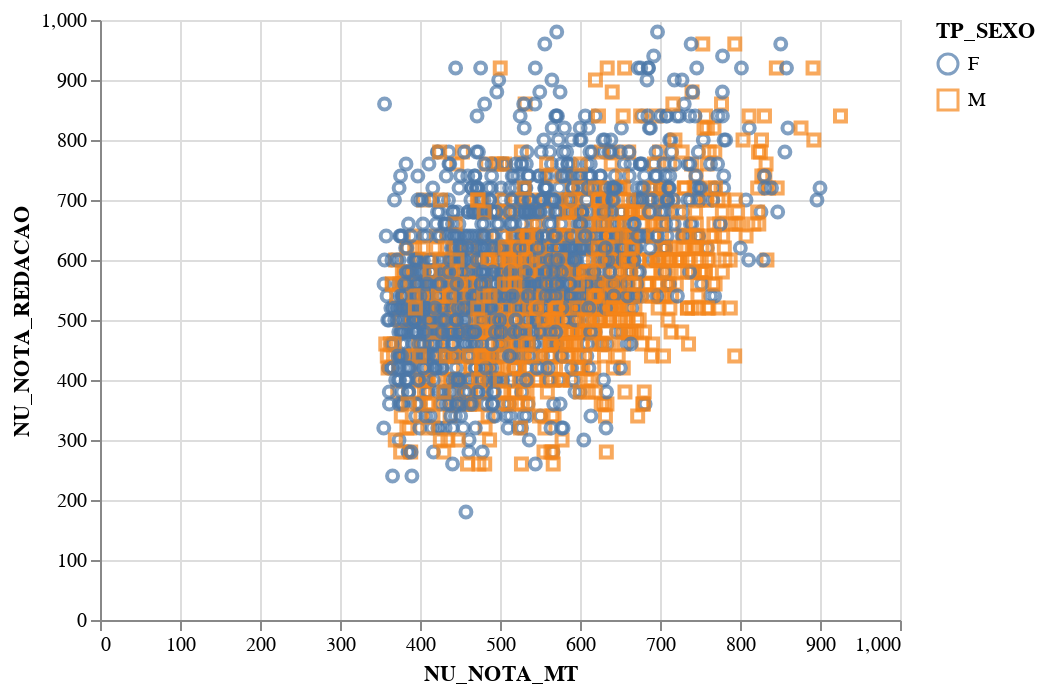

The code cell stored with this chart in its notebook:
### Code cell
alt.Chart(data_s).mark_point().encode(x = 'NU_NOTA_MT', y = 'NU_NOTA_REDACAO', color = 'TP_SEXO', shape = 'TP_SEXO')

### Figure 1 — Vega-Lite specification as saved in the notebook (floating-point values rounded to 4 significant figures; data arrays with more than 128 entries replaced by an {"elided": "..."} marker saying what was removed)
{"$schema": "https://vega.github.io/schema/vega-lite/v2.6.0.json", "config": {"view": {"height": 300, "width": 400}}, "data": {"name": "data-ec819981a905ee354bfbbf9fc065ed8c"}, "datasets": {"data-ec819981a905ee354bfbbf9fc065ed8c": {"elided": "2500 records"}}, "encoding": {"color": {"field": "TP_SEXO", "type": "nominal"}, "shape": {"field": "TP_SEXO", "type": "nominal"}, "x": {"field": "NU_NOTA_MT", "type": "quantitative"}, "y": {"field": "NU_NOTA_REDACAO", "type": "quantitative"}}, "mark": "point"}
